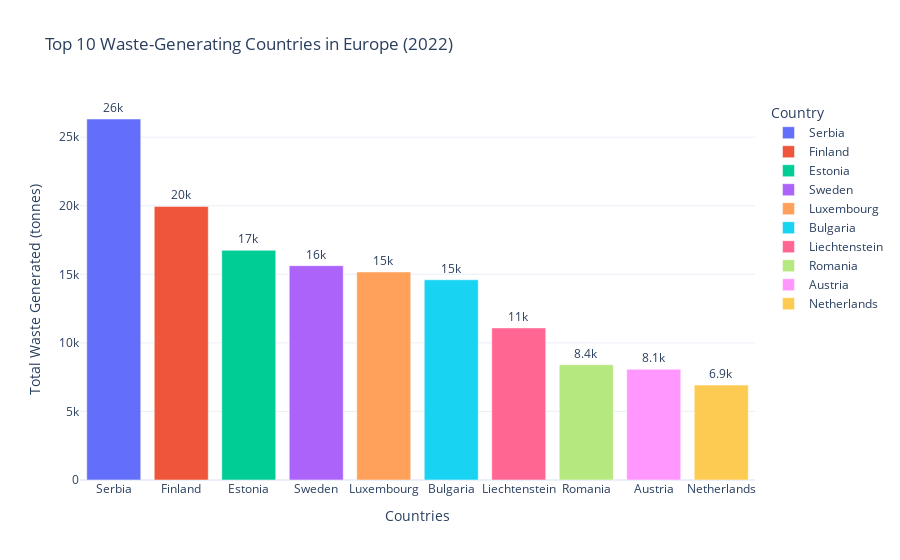

The notebook cell saved with this chart:
### Code cell
# Step 1: Clean the dataset
df_filtered = df_total_waste.copy()

# Remove EU aggregates and drop missing values
df_filtered = df_filtered[df_filtered['geo'] != 'EU27_2020']
df_filtered = df_filtered.dropna(subset=['OBS_VALUE'])

# Step 2: Get the latest year in the dataset
latest_year = df_filtered['TIME_PERIOD'].max()

# Step 3: Filter data for the latest year
df_latest = df_filtered[df_filtered['TIME_PERIOD'] == latest_year]

# Step 4: Group by country and get top 10
df_top10_latest = (
    df_latest.groupby('Geopolitical entity (reporting)', as_index=False)['OBS_VALUE']
    .sum()
    .sort_values(by='OBS_VALUE', ascending=False)
    .head(10)
)

# Step 5: Plot interactive bar chart
fig = px.bar(
    df_top10_latest,
    x='Geopolitical entity (reporting)',
    y='OBS_VALUE',
    text='OBS_VALUE',
    title=f"Top 10 Waste-Generating Countries in Europe ({latest_year})",
    labels={'Geopolitical entity (reporting)': 'Country', 'OBS_VALUE': 'Waste Generated (tonnes)'},
    color='Geopolitical entity (reporting)',
    template='plotly_white'
)

fig.update_traces(
    texttemplate='%{text:.2s}',
    textposition='outside'
)

fig.update_layout(
    xaxis_title='Countries',
    yaxis_title='Total Waste Generated (tonnes)',
    uniformtext_minsize=8,
    uniformtext_mode='hide'
)

fig.show()

### Figure 1 — Plotly figure (JSON) as saved in the notebook; plotly's stock layout.template omitted (floating-point values rounded to 4 significant figures)
{"data": [{"hovertemplate": "Country=%{x}<br>Waste Generated (tonnes)=%{text}<extra></extra>", "legendgroup": "Serbia", "marker": {"color": "#636efa", "pattern": {"shape": ""}}, "name": "Serbia", "orientation": "v", "showlegend": true, "text": [26320.0], "textposition": "outside", "texttemplate": "%{text:.2s}", "type": "bar", "x": ["Serbia"], "xaxis": "x", "y": [26325], "yaxis": "y"}, {"hovertemplate": "Country=%{x}<br>Waste Generated (tonnes)=%{text}<extra></extra>", "legendgroup": "Finland", "marker": {"color": "#EF553B", "pattern": {"shape": ""}}, "name": "Finland", "orientation": "v", "showlegend": true, "text": [19950.0], "textposition": "outside", "texttemplate": "%{text:.2s}", "type": "bar", "x": ["Finland"], "xaxis": "x", "y": [19950], "yaxis": "y"}, {"hovertemplate": "Country=%{x}<br>Waste Generated (tonnes)=%{text}<extra></extra>", "legendgroup": "Estonia", "marker": {"color": "#00cc96", "pattern": {"shape": ""}}, "name": "Estonia", "orientation": "v", "showlegend": true, "text": [16750.0], "textposition": "outside", "texttemplate": "%{text:.2s}", "type": "bar", "x": ["Estonia"], "xaxis": "x", "y": [16752], "yaxis": "y"}, {"hovertemplate": "Country=%{x}<br>Waste Generated (tonnes)=%{text}<extra></extra>", "legendgroup": "Sweden", "marker": {"color": "#ab63fa", "pattern": {"shape": ""}}, "name": "Sweden", "orientation": "v", "showlegend": true, "text": [15630.0], "textposition": "outside", "texttemplate": "%{text:.2s}", "type": "bar", "x": ["Sweden"], "xaxis": "x", "y": [15627], "yaxis": "y"}, {"hovertemplate": "Country=%{x}<br>Waste Generated (tonnes)=%{text}<extra></extra>", "legendgroup": "Luxembourg", "marker": {"color": "#FFA15A", "pattern": {"shape": ""}}, "name": "Luxembourg", "orientation": "v", "showlegend": true, "text": [15170.0], "textposition": "outside", "texttemplate": "%{text:.2s}", "type": "bar", "x": ["Luxembourg"], "xaxis": "x", "y": [15169], "yaxis": "y"}, {"hovertemplate": "Country=%{x}<br>Waste Generated (tonnes)=%{text}<extra></extra>", "legendgroup": "Bulgaria", "marker": {"color": "#19d3f3", "pattern": {"shape": ""}}, "name": "Bulgaria", "orientation": "v", "showlegend": true, "text": [14600.0], "textposition": "outside", "texttemplate": "%{text:.2s}", "type": "bar", "x": ["Bulgaria"], "xaxis": "x", "y": [14603], "yaxis": "y"}, {"hovertemplate": "Country=%{x}<br>Waste Generated (tonnes)=%{text}<extra></extra>", "legendgroup": "Liechtenstein", "marker": {"color": "#FF6692", "pattern": {"shape": ""}}, "name": "Liechtenstein", "orientation": "v", "showlegend": true, "text": [11090.0], "textposition": "outside", "texttemplate": "%{text:.2s}", "type": "bar", "x": ["Liechtenstein"], "xaxis": "x", "y": [11088], "yaxis": "y"}, {"hovertemplate": "Country=%{x}<br>Waste Generated (tonnes)=%{text}<extra></extra>", "legendgroup": "Romania", "marker": {"color": "#B6E880", "pattern": {"shape": ""}}, "name": "Romania", "orientation": "v", "showlegend": true, "text": [8410.0], "textposition": "outside", "texttemplate": "%{text:.2s}", "type": "bar", "x": ["Romania"], "xaxis": "x", "y": [8410], "yaxis": "y"}, {"hovertemplate": "Country=%{x}<br>Waste Generated (tonnes)=%{text}<extra></extra>", "legendgroup": "Austria", "marker": {"color": "#FF97FF", "pattern": {"shape": ""}}, "name": "Austria", "orientation": "v", "showlegend": true, "text": [8079.0], "textposition": "outside", "texttemplate": "%{text:.2s}", "type": "bar", "x": ["Austria"], "xaxis": "x", "y": [8079], "yaxis": "y"}, {"hovertemplate": "Country=%{x}<br>Waste Generated (tonnes)=%{text}<extra></extra>", "legendgroup": "Netherlands", "marker": {"color": "#FECB52", "pattern": {"shape": ""}}, "name": "Netherlands", "orientation": "v", "showlegend": true, "text": [6921.0], "textposition": "outside", "texttemplate": "%{text:.2s}", "type": "bar", "x": ["Netherlands"], "xaxis": "x", "y": [6921], "yaxis": "y"}], "layout": {"barmode": "relative", "legend": {"title": {"text": "Country"}, "tracegroupgap": 0}, "title": {"text": "Top 10 Waste-Generating Countries in Europe (2022)"}, "uniformtext": {"minsize": 8, "mode": "hide"}, "xaxis": {"anchor": "y", "categoryarray": ["Serbia", "Finland", "Estonia", "Sweden", "Luxembourg", "Bulgaria", "Liechtenstein", "Romania", "Austria", "Netherlands"], "categoryorder": "array", "domain": [0, 1], "title": {"text": "Countries"}}, "yaxis": {"anchor": "x", "domain": [0, 1], "title": {"text": "Total Waste Generated (tonnes)"}}}}
